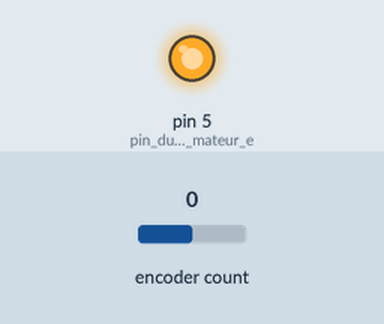
Simulated run of this sketch. Board: Arduino Uno, built with avr-gcc and run on an emulated ATmega328P. Shown: output pins drawn as LEDs (lit = HIGH). Inputs (shaded band) come from the test bench; at power-on: encoder count 0. What the sketch prints to the serial monitor is not drawn.

Above: at 1.2 s.
1.3 s: encoder count set to 4
Timing chart, 0 to 4.3 s (numbered marks = the images above; inputs shaded):
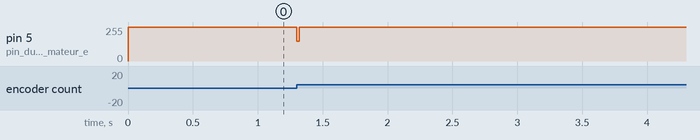

Measured:
- after the input at 1.3 s, pin 5 (pin_du_codeur_et_mateur_e): 255/255 → 149/255 at once, → 255/255 0.02 s later

The sketch:

moteur_codeur_aveckp.ino.ino
```cpp
#include <Encoder.h>
Encoder myEnc(3, 2); // initialiser l'encodeur


long teta, teta_old;     // definition des variables de position

unsigned long t_old, t, t2 = 0;  // definition des variables de temps

int commande_moteur = 0; // definition de la commande du moteur qui varie entre 0 et 255

float vitesse_mesuree; // definition de la vitesse mesurée par l'encodeur

float vitesse_desiree = 170; // --> remplacer le 0 par 170 !

float kp = 0.5; // coefficient de régulation

float ki = 0.007;

float dt = 0.016;

float erreur_cumulee ;

float erreur_vitesse;


void setup() {

   Serial.begin(9600);   // communication série

   pinMode(5, OUTPUT);  // pin du codeur et mateur en 5 car carte puissance
   erreur_cumulee = 0.0;
   analogWrite(5,0);
}


void loop() {

   t = millis();  // initialisation du delai depuis la mise en route du programme en millisecondes

   teta = myEnc.read();  // teta = valeur lue l'encodeur

   if (t != t_old) { // Vérification pour éviter la division par zéro
       vitesse_mesuree = ((teta - teta_old) / 360.0) / ((t - t_old) / 60000.0);
   } else {
       vitesse_mesuree = 0; // Assigner une valeur par défaut si la division par zéro est évitée
   }

   erreur_vitesse =  vitesse_desiree - vitesse_mesuree;

   erreur_cumulee = erreur_cumulee + erreur_vitesse ; //Pour calcul ki

   commande_moteur = commande_moteur + kp*erreur_vitesse ;

   commande_moteur=constrain(commande_moteur,0,255);

   analogWrite(5,commande_moteur);

   t2 = t; //Pour calcul ki

  //  Serial.print("La vitesse mesurée par l'encodeur est  : ");
  //Serial.println(erreur_cumulee);
   //Serial.print(commande_moteur);
   Serial.print(',');
   Serial.println(vitesse_mesuree);
 //  Serial.println(" tr/min");

   t_old = t;

   teta_old = teta;

//   delay(100);

}
```
